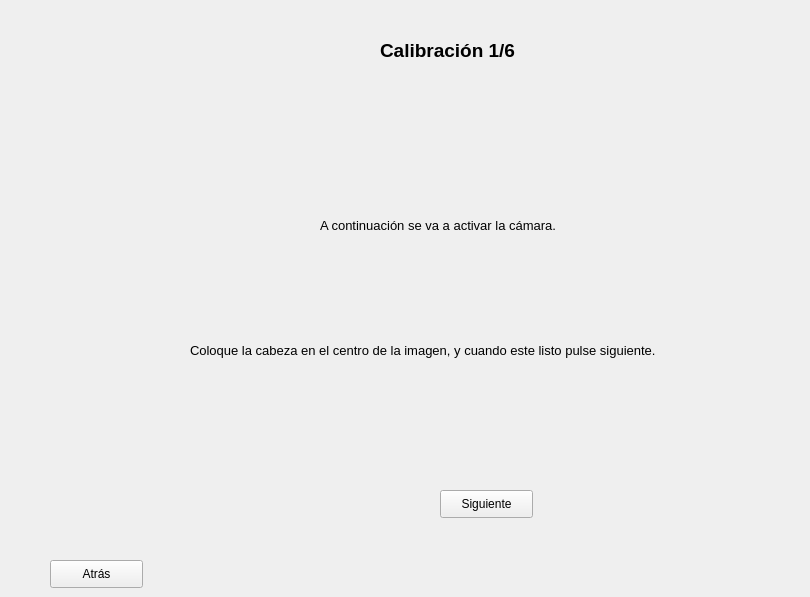
    <widget class="QWidget" name="page_10">
     <widget class="QLabel" name="label_30">
      <property name="geometry">
       <rect>
        <x>380</x>
        <y>30</y>
        <width>191</width>
        <height>41</height>
       </rect>
      </property>
      <property name="font">
       <font>
        <pointsize>14</pointsize>
        <weight>75</weight>
        <bold>true</bold>
       </font>
      </property>
      <property name="text">
       <string>Calibración 1/6</string>
      </property>
     </widget>
     <widget class="QLabel" name="label_31">
      <property name="geometry">
       <rect>
        <x>320</x>
        <y>210</y>
        <width>311</width>
        <height>31</height>
       </rect>
      </property>
      <property name="font">
       <font>
        <pointsize>10</pointsize>
       </font>
      </property>
      <property name="text">
       <string>A continuación se va a activar la cámara.</string>
      </property>
     </widget>
     <widget class="QLabel" name="label_32">
      <property name="geometry">
       <rect>
        <x>190</x>
        <y>330</y>
        <width>611</width>
        <height>41</height>
       </rect>
      </property>
      <property name="font">
       <font>
        <pointsize>10</pointsize>
       </font>
      </property>
      <property name="text">
       <string>Coloque la cabeza en el centro de la imagen, y cuando este listo pulse siguiente.</string>
      </property>
     </widget>
     <widget class="QPushButton" name="pushButton_21">
      <property name="geometry">
       <rect>
        <x>50</x>
        <y>560</y>
        <width>93</width>
        <height>28</height>
       </rect>
      </property>
      <property name="text">
       <string>Atrás</string>
      </property>
     </widget>
     <widget class="QPushButton" name="pushButton_22">
      <property name="geometry">
       <rect>
        <x>440</x>
        <y>490</y>
        <width>93</width>
        <height>28</height>
       </rect>
      </property>
      <property name="text">
       <string>Siguiente</string>
      </property>
     </widget>
    </widget>
